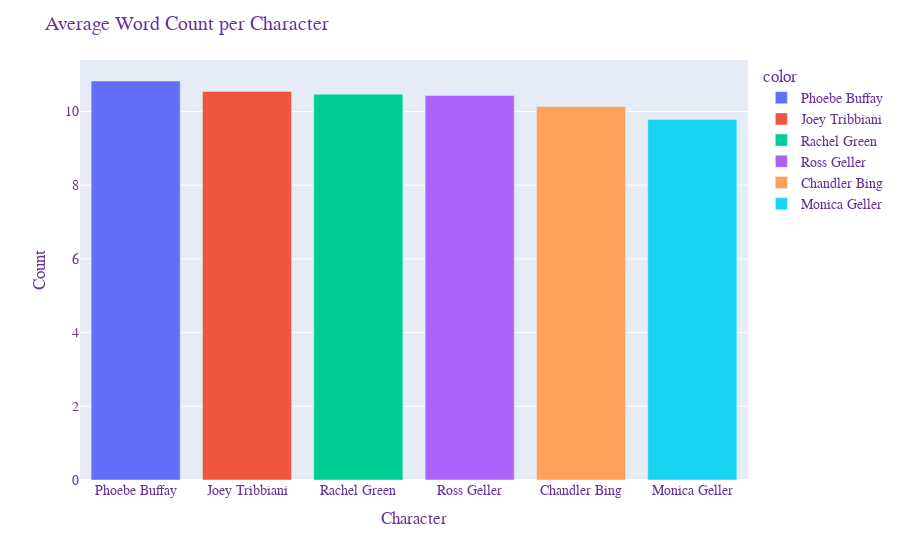

Notebook code cell kept with this figure:
### Code cell
word_count_avg = main_cast.groupby('character').mean()['word_count'].sort_values(ascending=False)
gh.plotly_bar(data = word_count_avg,
             color = word_count_avg.index,
             graph_title = 'Average Word Count per Character'
             )

### Figure 1 — Plotly figure (JSON) as saved in the notebook; plotly's stock layout.template omitted (floating-point values rounded to 4 significant figures)
{"data": [{"alignmentgroup": "True", "hovertemplate": "character=%{x}<br>value=%{y}<extra></extra>", "legendgroup": "Phoebe Buffay", "marker": {"color": "#636efa", "pattern": {"shape": ""}}, "name": "Phoebe Buffay", "offsetgroup": "Phoebe Buffay", "orientation": "v", "showlegend": true, "textposition": "auto", "type": "bar", "x": ["Phoebe Buffay"], "xaxis": "x", "y": [10.83], "yaxis": "y"}, {"alignmentgroup": "True", "hovertemplate": "character=%{x}<br>value=%{y}<extra></extra>", "legendgroup": "Joey Tribbiani", "marker": {"color": "#EF553B", "pattern": {"shape": ""}}, "name": "Joey Tribbiani", "offsetgroup": "Joey Tribbiani", "orientation": "v", "showlegend": true, "textposition": "auto", "type": "bar", "x": ["Joey Tribbiani"], "xaxis": "x", "y": [10.54], "yaxis": "y"}, {"alignmentgroup": "True", "hovertemplate": "character=%{x}<br>value=%{y}<extra></extra>", "legendgroup": "Rachel Green", "marker": {"color": "#00cc96", "pattern": {"shape": ""}}, "name": "Rachel Green", "offsetgroup": "Rachel Green", "orientation": "v", "showlegend": true, "textposition": "auto", "type": "bar", "x": ["Rachel Green"], "xaxis": "x", "y": [10.47], "yaxis": "y"}, {"alignmentgroup": "True", "hovertemplate": "character=%{x}<br>value=%{y}<extra></extra>", "legendgroup": "Ross Geller", "marker": {"color": "#ab63fa", "pattern": {"shape": ""}}, "name": "Ross Geller", "offsetgroup": "Ross Geller", "orientation": "v", "showlegend": true, "textposition": "auto", "type": "bar", "x": ["Ross Geller"], "xaxis": "x", "y": [10.43], "yaxis": "y"}, {"alignmentgroup": "True", "hovertemplate": "character=%{x}<br>value=%{y}<extra></extra>", "legendgroup": "Chandler Bing", "marker": {"color": "#FFA15A", "pattern": {"shape": ""}}, "name": "Chandler Bing", "offsetgroup": "Chandler Bing", "orientation": "v", "showlegend": true, "textposition": "auto", "type": "bar", "x": ["Chandler Bing"], "xaxis": "x", "y": [10.14], "yaxis": "y"}, {"alignmentgroup": "True", "hovertemplate": "character=%{x}<br>value=%{y}<extra></extra>", "legendgroup": "Monica Geller", "marker": {"color": "#19d3f3", "pattern": {"shape": ""}}, "name": "Monica Geller", "offsetgroup": "Monica Geller", "orientation": "v", "showlegend": true, "textposition": "auto", "type": "bar", "x": ["Monica Geller"], "xaxis": "x", "y": [9.78], "yaxis": "y"}], "layout": {"autosize": true, "barmode": "relative", "font": {"color": "RebeccaPurple", "family": "Times New Roman, monospace", "size": 14}, "legend": {"title": {"text": "color"}, "tracegroupgap": 0}, "margin": {"t": 60}, "title": {"text": "Average Word Count per Character"}, "xaxis": {"anchor": "y", "autorange": true, "categoryarray": ["Phoebe Buffay", "Joey Tribbiani", "Rachel Green", "Ross Geller", "Chandler Bing", "Monica Geller"], "categoryorder": "array", "domain": [0, 1], "range": [-0.5, 5.5], "title": {"text": "Character"}, "type": "category"}, "yaxis": {"anchor": "x", "autorange": true, "domain": [0, 1], "range": [0, 11.4], "title": {"text": "Count"}, "type": "linear"}}}
